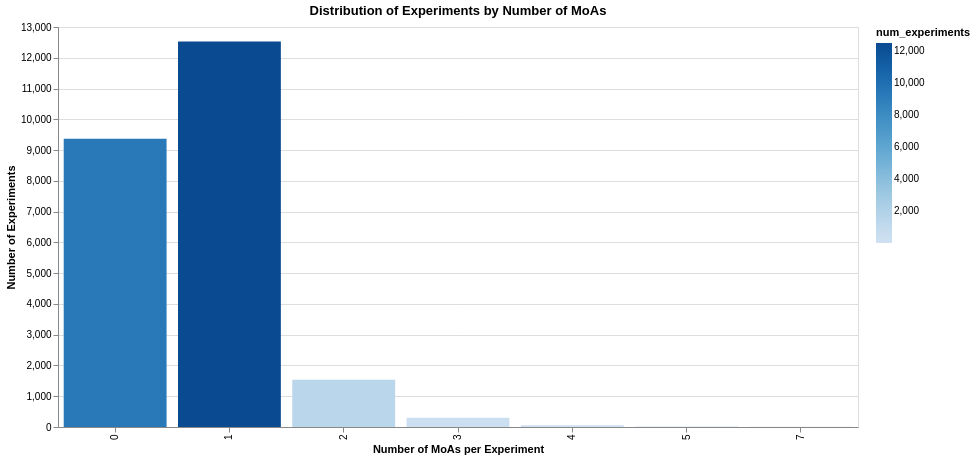

Here is the notebook cell this chart was saved with:
### Code cell
import pandas as pd
import altair as alt

y_numeric = y_train.select_dtypes(include='number')


num_moas_per_experiment = (y_numeric > 0).sum(axis=1)


hist_df = pd.DataFrame({
    'num_moas': num_moas_per_experiment
})


hist_counts = hist_df['num_moas'].value_counts().reset_index()
hist_counts.columns = ['num_moas', 'num_experiments']
hist_counts = hist_counts.sort_values('num_moas')


chart = alt.Chart(hist_counts).mark_bar().encode(
    x=alt.X('num_moas:O', title='Number of MoAs per Experiment'),
    y=alt.Y('num_experiments:Q', title='Number of Experiments'),
    tooltip=['num_moas', 'num_experiments'],
    color='num_experiments:Q'
).properties(
    width=800,
    height=400,
    title='Distribution of Experiments by Number of MoAs'
).interactive()

chart.display()

### Figure 1 — Vega-Lite specification as saved in the notebook (floating-point values rounded to 4 significant figures)
{"config": {"view": {"continuousWidth": 300, "continuousHeight": 300}}, "data": {"name": "data-d59ca8c01fd95a55686aa60a391082db"}, "mark": {"type": "bar"}, "encoding": {"color": {"field": "num_experiments", "type": "quantitative"}, "tooltip": [{"field": "num_moas", "type": "quantitative"}, {"field": "num_experiments", "type": "quantitative"}], "x": {"field": "num_moas", "title": "Number of MoAs per Experiment", "type": "ordinal"}, "y": {"field": "num_experiments", "title": "Number of Experiments", "type": "quantitative"}}, "height": 400, "params": [{"name": "param_1", "select": {"type": "interval", "encodings": ["x", "y"]}, "bind": "scales"}], "title": "Distribution of Experiments by Number of MoAs", "width": 800, "$schema": "https://vega.github.io/schema/vega-lite/v5.20.1.json", "datasets": {"data-d59ca8c01fd95a55686aa60a391082db": [{"num_moas": 0, "num_experiments": 9367}, {"num_moas": 1, "num_experiments": 12532}, {"num_moas": 2, "num_experiments": 1538}, {"num_moas": 3, "num_experiments": 303}, {"num_moas": 4, "num_experiments": 55}, {"num_moas": 5, "num_experiments": 13}, {"num_moas": 7, "num_experiments": 6}]}}
